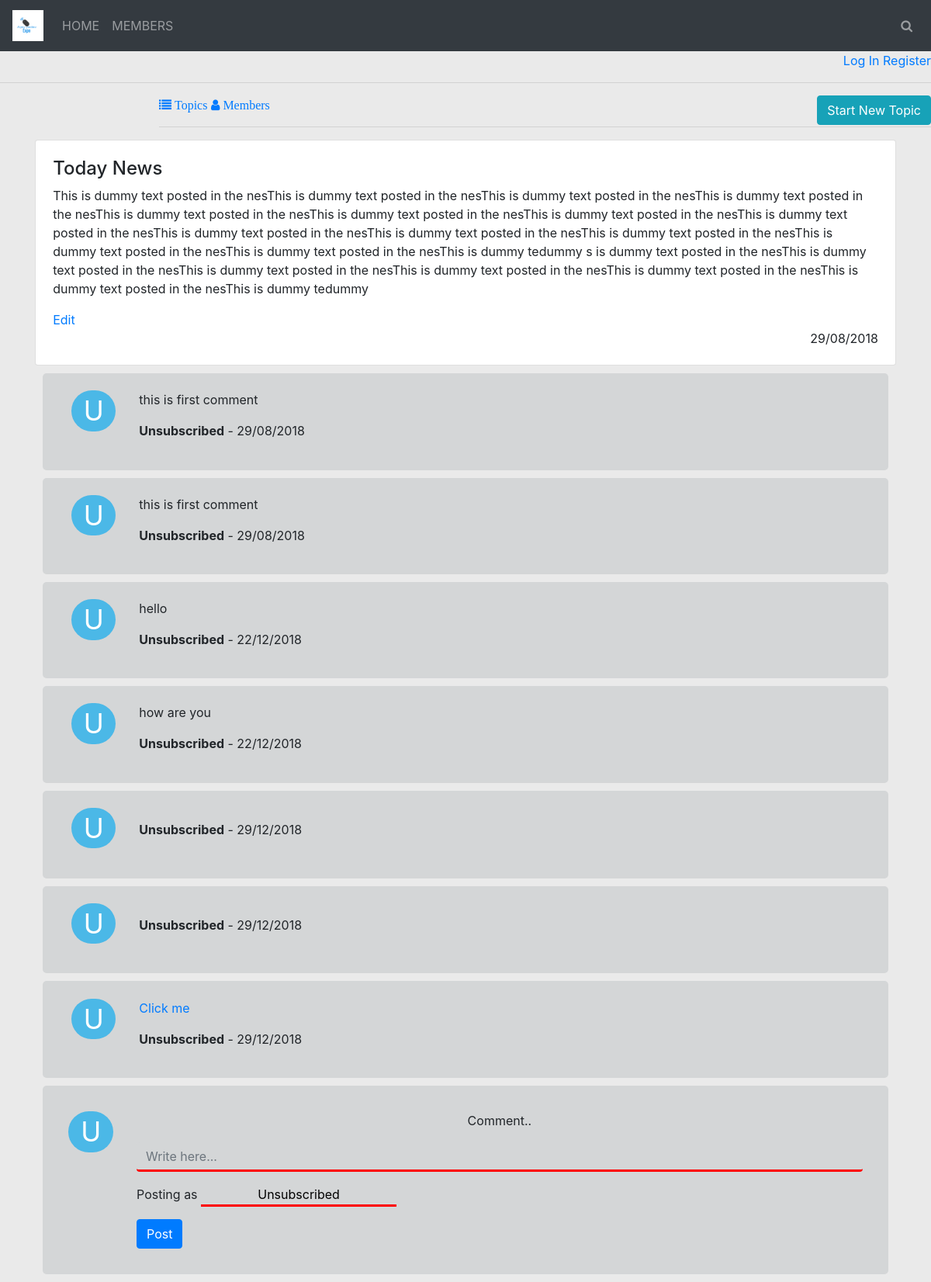
Page /details.php?id=6 on the committed database.
### tables this page shows
CREATE TABLE IF NOT EXISTS `content` (
  `id` int(11) NOT NULL AUTO_INCREMENT,
  `email` varchar(50) NOT NULL,
  `title` varchar(100) NOT NULL,
  `content` varchar(1000) NOT NULL,
  `category` varchar(30) NOT NULL,
  `date` varchar(50) DEFAULT NULL,
  PRIMARY KEY (`id`)
);

CREATE TABLE IF NOT EXISTS `comments` (
  `id` int(11) NOT NULL AUTO_INCREMENT,
  `name` varchar(50) NOT NULL,
  `message` varchar(500) NOT NULL,
  `time` varchar(30) NOT NULL,
  `content_id` varchar(20) DEFAULT NULL,
  PRIMARY KEY (`id`)
);

### details.php (the view, shortened to what this page needs)
<?php
include_once("connect.php");
include_once("home.php");
$id = $_GET['id'];
$sql  = mysqli_query($con,"SELECT * FROM content where id='$id'");
$row = mysqli_fetch_array($sql);
?>
<!DOCTYPE html>
<html>
<head>
</head>
<body>
<div class="container">
	<div class="card" style="padding: 2%;">
		<h4><?php echo $row['title']; ?></h4>
		<p> <?php echo $row['content']; ?></p>
		<?php echo '<a href="edit.php?id='.$id.'">Edit</a>';?>
		<span class="ml-auto"><?php echo $row['date'];?></span>
	</div>
</div>
<div class="container">
	<div class="com">
		<?php
			$c = mysqli_query($con,"SELECT * FROM comments WHERE content_id='$id' order by content_id desc");
			while($co = mysqli_fetch_array($c)){;
		 echo '
		<div class="row first">
			<div class="col-sm-1">
				<p>U</p>
			</div>
			<div class="col-sm-11">
				<p>'.$co['message'].'</p>
				<p><b>'.$co['name']."</b> - ".$co['time'].'</p>
			</div>
		</div>
		';}?>
	</div>
</div>
<div class="container">
	<div class="reply">
	<div class="row">
		<div class="col-sm-1">
			<p>U</p>
		</div>
		<div class="col-sm-11">
			<p class="text-center">Comment..</p>
			<form method="POST">
				<div class="form-group">
					<input type="text" name="message" class="form-control" required="" placeholder="Write here...">
				</div>
				<div class="form-group">
					Posting as <input type="text" name="user" value="Unsubscribed" style="text-align: center;">
				</div>
				<button type="submit" class="btn btn-primary">Post</button>
			</form>
		</div>
	</div>
</div>
</div>
</body>
</html>

### home.php (style rules this page uses)
body { background-color: #eaeaea; }

### details.php (style rules this page uses)
.reply { background-color: #D4D6D7;padding: 3%; border-radius: 5px; margin:10px; }
.reply input[type="text"] { border: none; border-bottom: 3px solid red;background-color: #D4D6D7; }
.col-sm-1 p { background-color: #4BB8E7;color: white;font-size: 35px;text-align: center;border-radius: 50px; }
.first { padding: 2%;margin:10px;background-color: #D4D6D7;border-radius: 5px; }

### rows in the picture
content: title "Today News", content "This is dummy text posted in the nesThis is dummy text posted in the nesThis is dummy text posted in the nesThis is dummy text posted in the nesThis is dummy text posted in the nesThis is dummy text posted in the nesThis is dummy text posted in the nesThis is dummy text posted in the nesThis is dummy text posted in the nesThis is dummy text posted in the nesThis is dummy text posted in the nesThis is dummy text posted in the nesThis is dummy text posted in the nesThis is dummy tedummy s is dummy text posted in the nesThis is dummy text posted in the nesThis is dummy text posted in the nesThis is dummy text posted in the nesThis is dummy text posted in the nesThis is dummy text posted in the…", date "29/08/2018"
comments: message "this is first comment", name "Unsubscribed", time "29/08/2018"
comments: message "this is first comment", name "Unsubscribed", time "29/08/2018"
comments: message "hello", name "Unsubscribed", time "22/12/2018"
comments: message "how are you", name "Unsubscribed", time "22/12/2018"
comments: name "Unsubscribed", time "29/12/2018"
comments: name "Unsubscribed", time "29/12/2018"
comments: message "Click me", name "Unsubscribed", time "29/12/2018"
